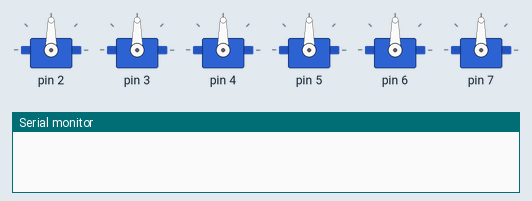
This sketch was run on a simulated Arduino Uno, built with avr-gcc and run on an emulated ATmega328P. On the bench: 6 × servo, the last lines printed to the serial monitor.

Above: at 0.05 s.
At 0.7 s:
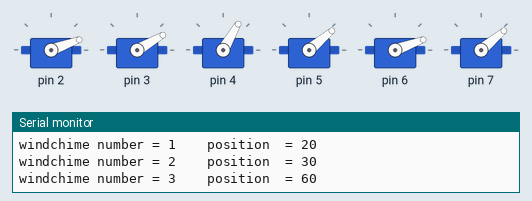
At 1.4 s:
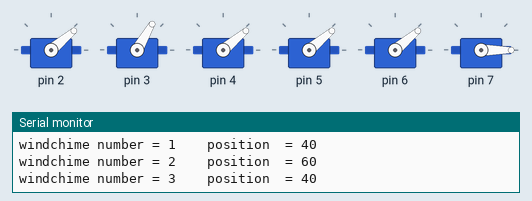
At 2.75 s:
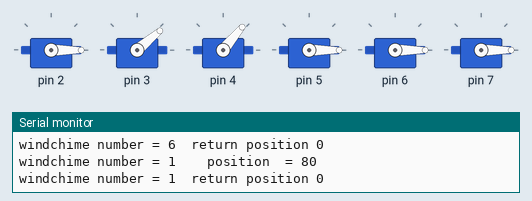
At 4.15 s:
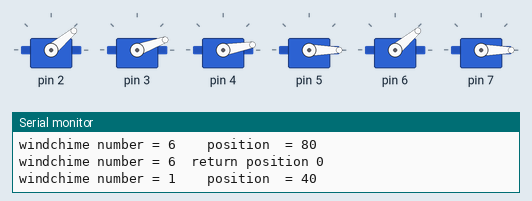
At 5.6 s:
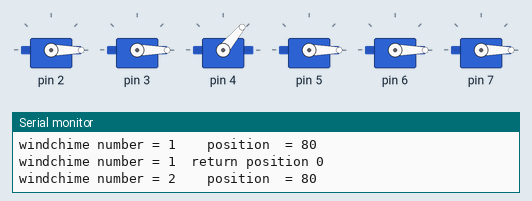
Timing chart, 0 to 7.3 s (numbered marks = the images above):
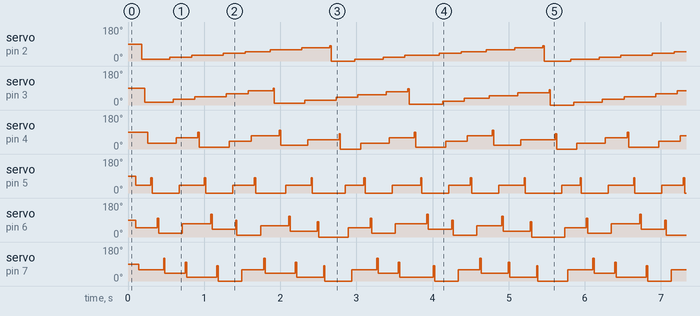

The sketch:

sketch_apr24b.ino
```cpp
#include <Servo.h>

long randNumber;
const int analogInPin = A0;

class Windchime
{
  Servo servo;              // the servo
  int pos = 0 ;              // current servo position
  int increment;        // increment to move for each interval
  int  updateInterval;      // interval between updates
  unsigned long lastUpdate; // last update of position
  int chime; // names the each windchime

public:

 int sensorValue = 0;
 int outputValue = 0;

  Windchime(int interval, int steps)
  {

  }

  void Attach(int pin)
  {
    servo.attach(pin);
  }

  void Detach()
  {
    servo.detach();
  }

  void Update(int chime, int interval, int steps)
  {
        updateInterval = interval;
    increment = steps;

    if((millis() - lastUpdate) > updateInterval)  // time to update
    {
     Serial.print("windchime number = " );
     Serial.print(chime);
     Serial.print("\t");
     Serial.print(' ');

     lastUpdate = millis();
     pos += (increment);
     servo.write(pos);
     Serial.print(" position  = " );
     Serial.println(pos);


     while (pos >= 80) // swing the wind chime back
      {
        lastUpdate = millis();
        pos -= (80);
        servo.write(pos);

        Serial.print("windchime number = " );
        Serial.print(chime);
         Serial.print("\t");
        Serial.print("return position " );
        Serial.println(pos);

      }
    }
  }
};

Windchime windchime1(100,1);
Windchime windchime2(100,1);
Windchime windchime3(100,1);
Windchime windchime4(100,1);
Windchime windchime5(100,1);
Windchime windchime6(100,1);


void setup()
{
  Serial.begin(9600);

   randomSeed(analogRead(A1));
   windchime1.Attach(2);
   windchime2.Attach(3);
   windchime3.Attach(4);
   windchime4.Attach(5);
   windchime5.Attach(6);
   windchime6.Attach(7);

}

void loop()
{
    windchime1.Update(1, 100, 10);
    windchime2.Update(2, 100, 15);
    windchime3.Update(3, 100, 30);
    windchime4.Update(4, 100, 40);
    windchime5.Update(5, 100,50);
    windchime6.Update(6, 100, 60);


 }
```

Measured:
- by itself, servo on pin 2: repeats every 2.8 s: 20° 0.29 s, 30° 0.41 s, 40° 0.29 s, 50° 0.33 s, 60° 0.42 s, 70° 0.37 s, 80° 0.02 s, 0° 0.31 s, 10° 0.37 s
- by itself, servo on pin 4: repeats every 2.8 s: 60° 0.29 s, 90° 0.02 s, 10° 0.40 s, 40° 0.29 s, 70° 0.37 s, 100° 0.02 s, 20° 0.36 s, 50° 0.41 s, 80° 0.02 s, 0° 0.27 s, 30° 0.37 s
